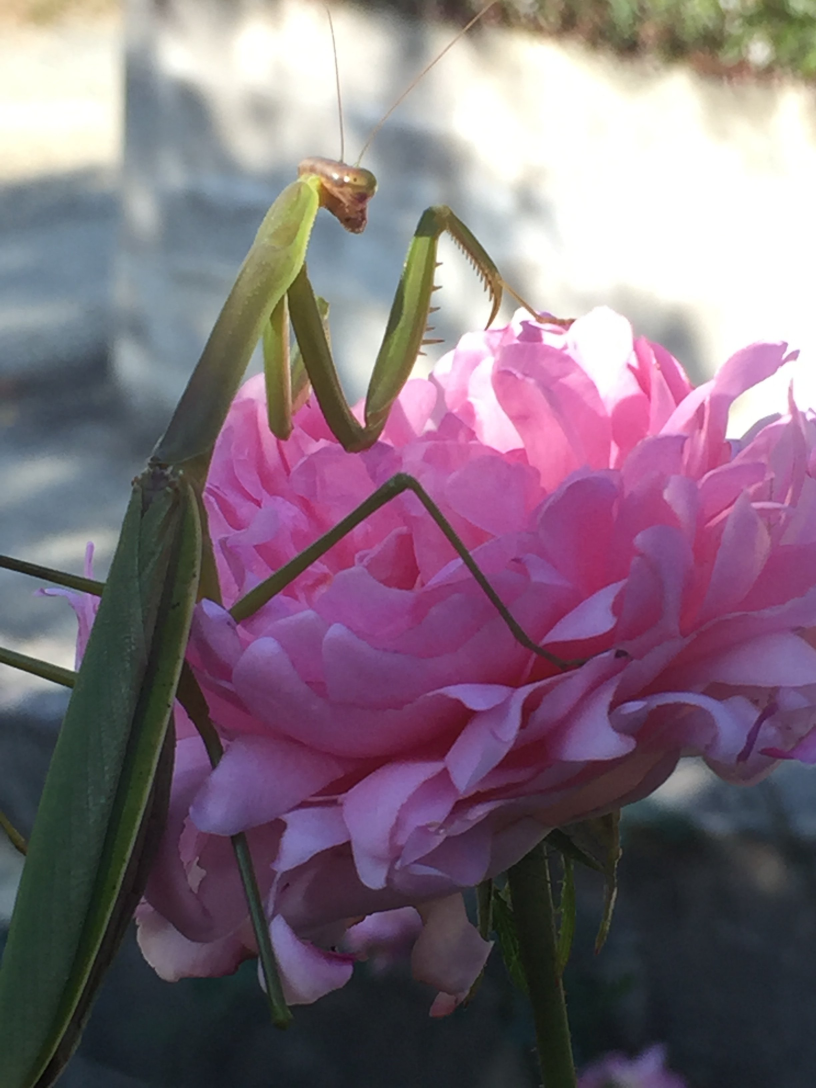
#> input picture test.JPG, 2448 x 3264 px (shown at 1/3 size)
$ python test.py
#> lines starting #> are read from the running program, lines starting #| are printed output that depends on the picture
import cv2
import numpy as np
import time

img = cv2.imread('test.JPG')
#> img is the input picture: shape (3264, 2448, 3); mean B, G, R 123.4, 110.4, 128.2

t1 = time.time()

img2 = cv2.resize(img , (int(1000), int(1000)))
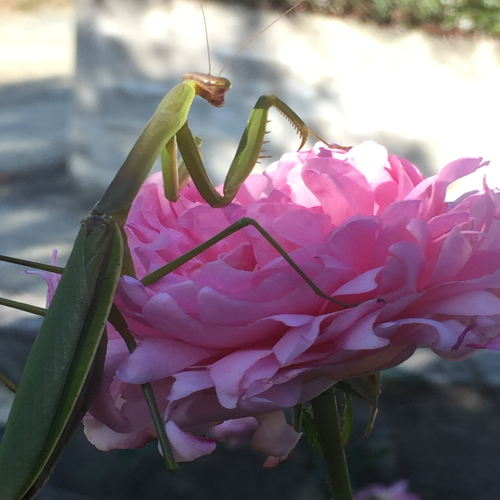
#> img2: shape (1000, 1000, 3) (shown at 1/2 size); mean B, G, R 123.4, 110.3, 128.1

img3 = cv2.rectangle(img2,(100,100),(150,150),(255,0,0))

img4 = cv2.flip(img3, 1)
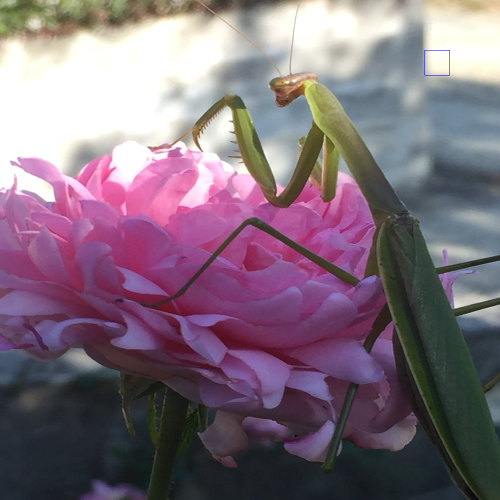
#> img4: shape (1000, 1000, 3) (shown at 1/2 size); mean B, G, R 123.4, 110.3, 128.1

gray = cv2.cvtColor(img4, cv2.COLOR_BGR2GRAY)
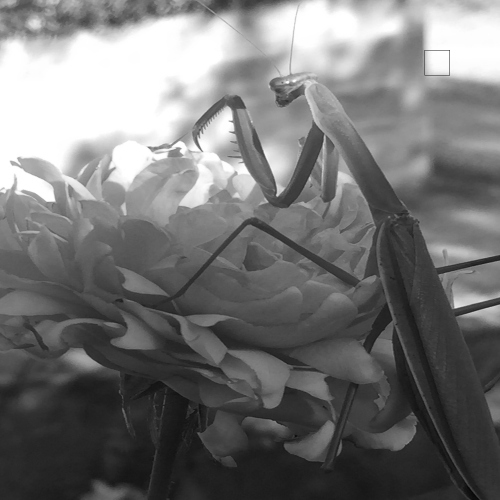
#> gray: shape (1000, 1000) (shown at 1/2 size); min 3, max 255, mean 117.1

t2 = time.time()

cv2.imwrite('image2.jpg' , gray)

timeer = t2-t1
print('time')
print(timeer)
